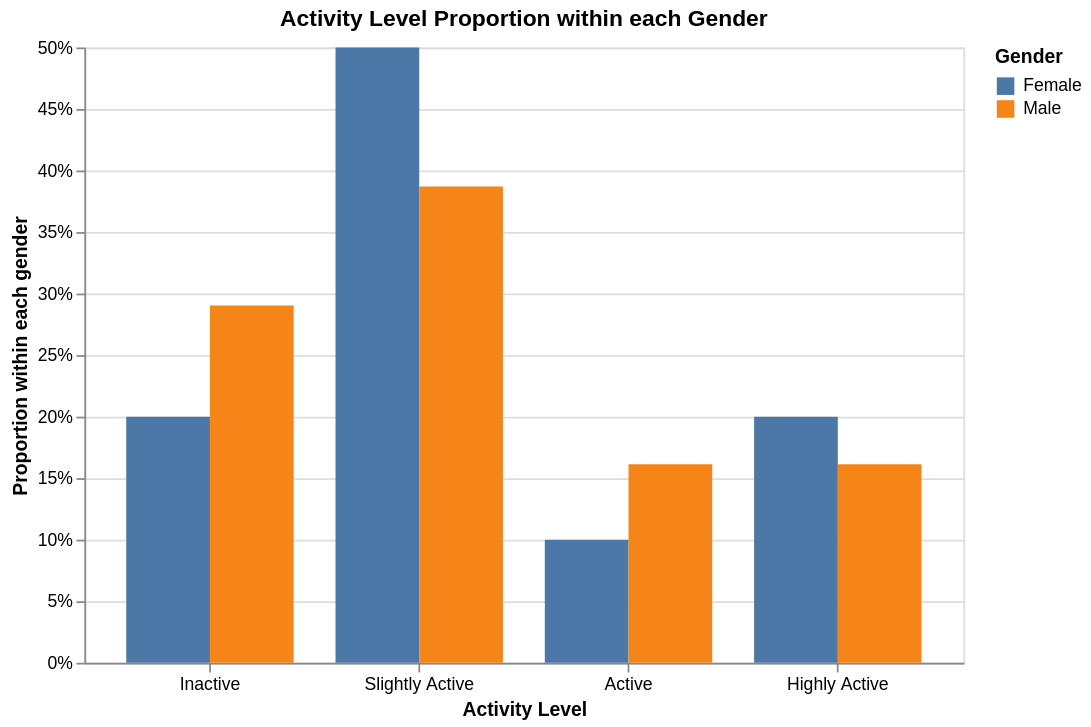

The notebook cell saved with this chart:
### Code cell
df_filtered = df[df['gender'] != 'Prefiro não dizer']

gender_map = {
    "Masculino": "Male",
    "Feminino": "Female"
}
df_filtered["gender_en"] = df_filtered["gender"].map(gender_map)

# calcular proporção dentro de cada gênero
prop = (
    df_filtered.groupby(['gender_en', 'activity_level'])
    .size()
    .reset_index(name='count')
)
prop['proportion'] = prop.groupby('gender_en')['count'].transform(lambda x: x / x.sum())

# gráfico
chart_prop = alt.Chart(prop).mark_bar().encode(
    x=alt.X('activity_level:N', sort=levels_order, title='Activity Level', axis=alt.Axis(labelAngle=0)),
    xOffset='gender_en:N',
    y=alt.Y('proportion:Q', title='Proportion within each gender', axis=alt.Axis(format='%')),
    color=alt.Color('gender_en:N', legend=alt.Legend(title='Gender')),
    tooltip=['gender_en:N', 'activity_level:N', alt.Tooltip('proportion:Q', format='.1%')]
).properties(
    title='Activity Level Proportion within each Gender',
    width=500,
    height=350
)

chart_prop

### Figure 1 — Vega-Lite specification as saved in the notebook (floating-point values rounded to 4 significant figures)
{"config": {"view": {"continuousWidth": 300, "continuousHeight": 300}}, "data": {"name": "data-e6a86c3d0993513132314dd4bb4a6c23"}, "mark": {"type": "bar"}, "encoding": {"color": {"field": "gender_en", "legend": {"title": "Gender"}, "type": "nominal"}, "tooltip": [{"field": "gender_en", "type": "nominal"}, {"field": "activity_level", "type": "nominal"}, {"field": "proportion", "format": ".1%", "type": "quantitative"}], "x": {"axis": {"labelAngle": 0}, "field": "activity_level", "sort": ["Inactive", "Slightly Active", "Active", "Highly Active"], "title": "Activity Level", "type": "nominal"}, "xOffset": {"field": "gender_en", "type": "nominal"}, "y": {"axis": {"format": "%"}, "field": "proportion", "title": "Proportion within each gender", "type": "quantitative"}}, "height": 350, "title": "Activity Level Proportion within each Gender", "width": 500, "$schema": "https://vega.github.io/schema/vega-lite/v5.20.1.json", "datasets": {"data-e6a86c3d0993513132314dd4bb4a6c23": [{"gender_en": "Female", "activity_level": "Active", "count": 2, "proportion": 0.1}, {"gender_en": "Female", "activity_level": "Highly Active", "count": 4, "proportion": 0.2}, {"gender_en": "Female", "activity_level": "Inactive", "count": 4, "proportion": 0.2}, {"gender_en": "Female", "activity_level": "Slightly Active", "count": 10, "proportion": 0.5}, {"gender_en": "Male", "activity_level": "Active", "count": 5, "proportion": 0.1613}, {"gender_en": "Male", "activity_level": "Highly Active", "count": 5, "proportion": 0.1613}, {"gender_en": "Male", "activity_level": "Inactive", "count": 9, "proportion": 0.2903}, {"gender_en": "Male", "activity_level": "Slightly Active", "count": 12, "proportion": 0.3871}]}}
